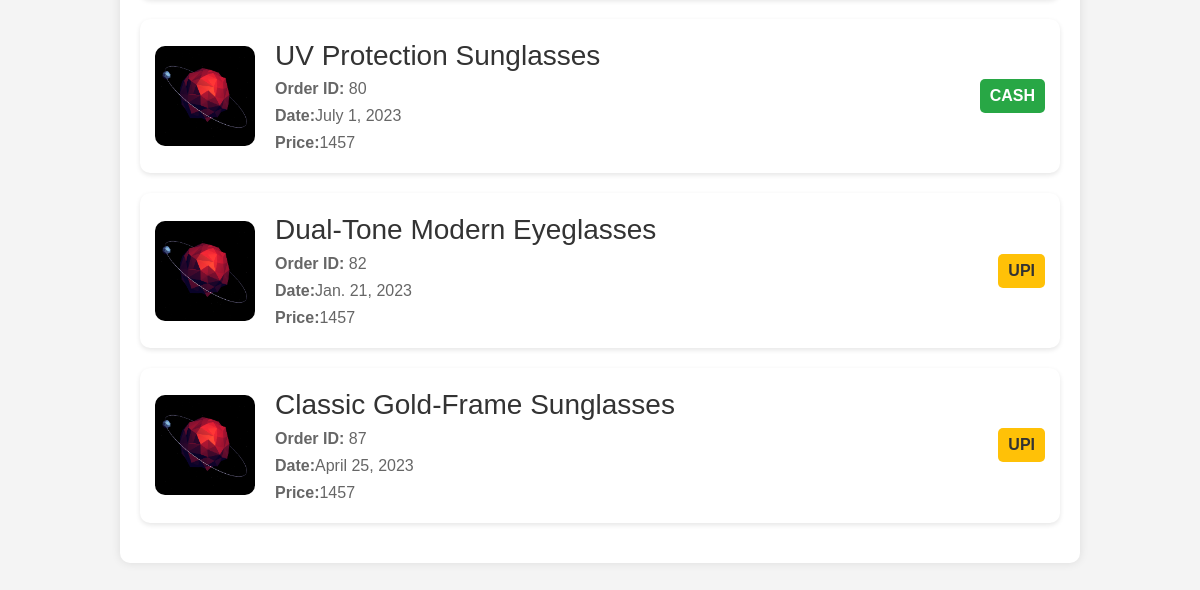
Page /cart/ (signed in, lower part) on the earlier database version.
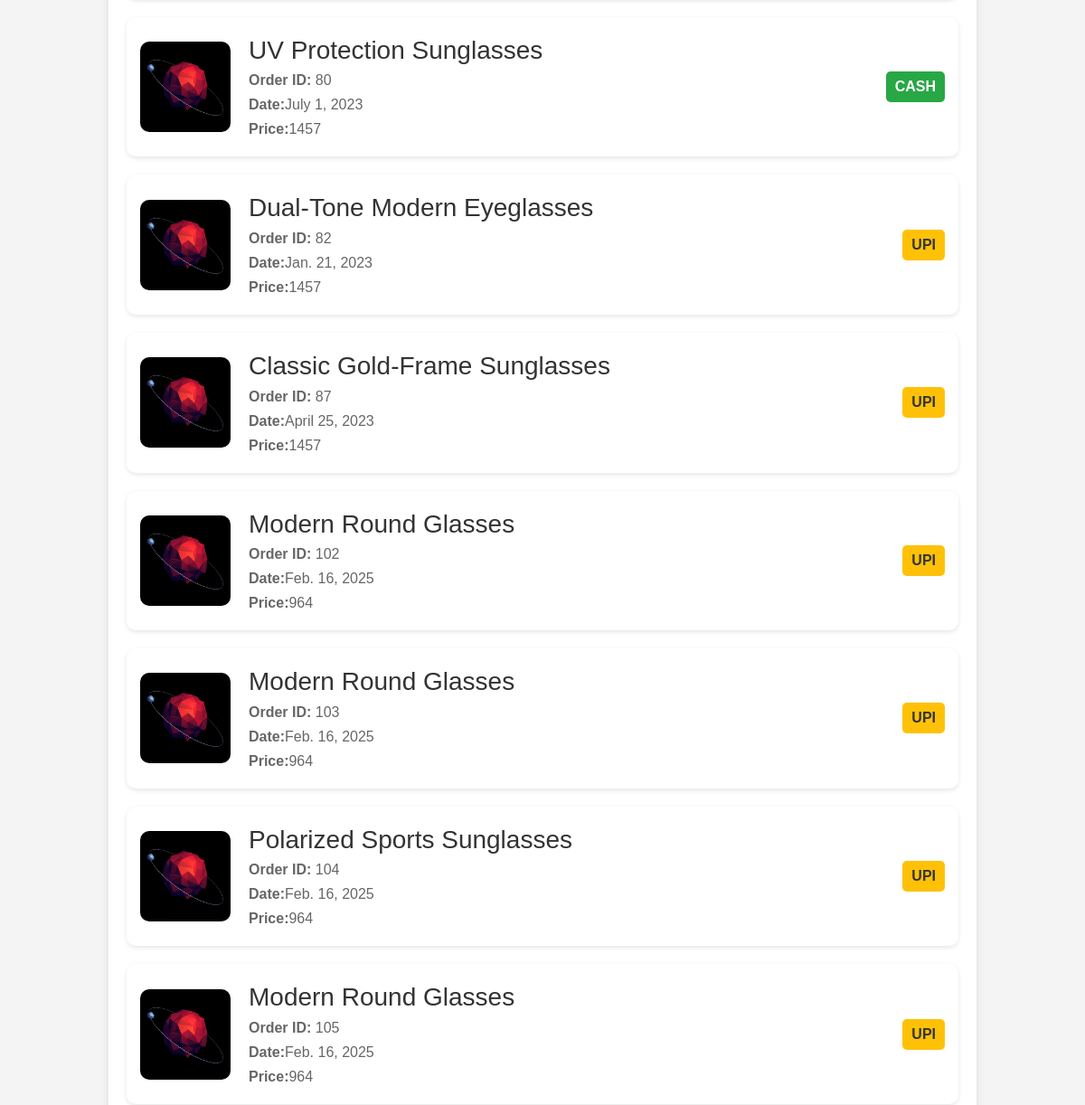
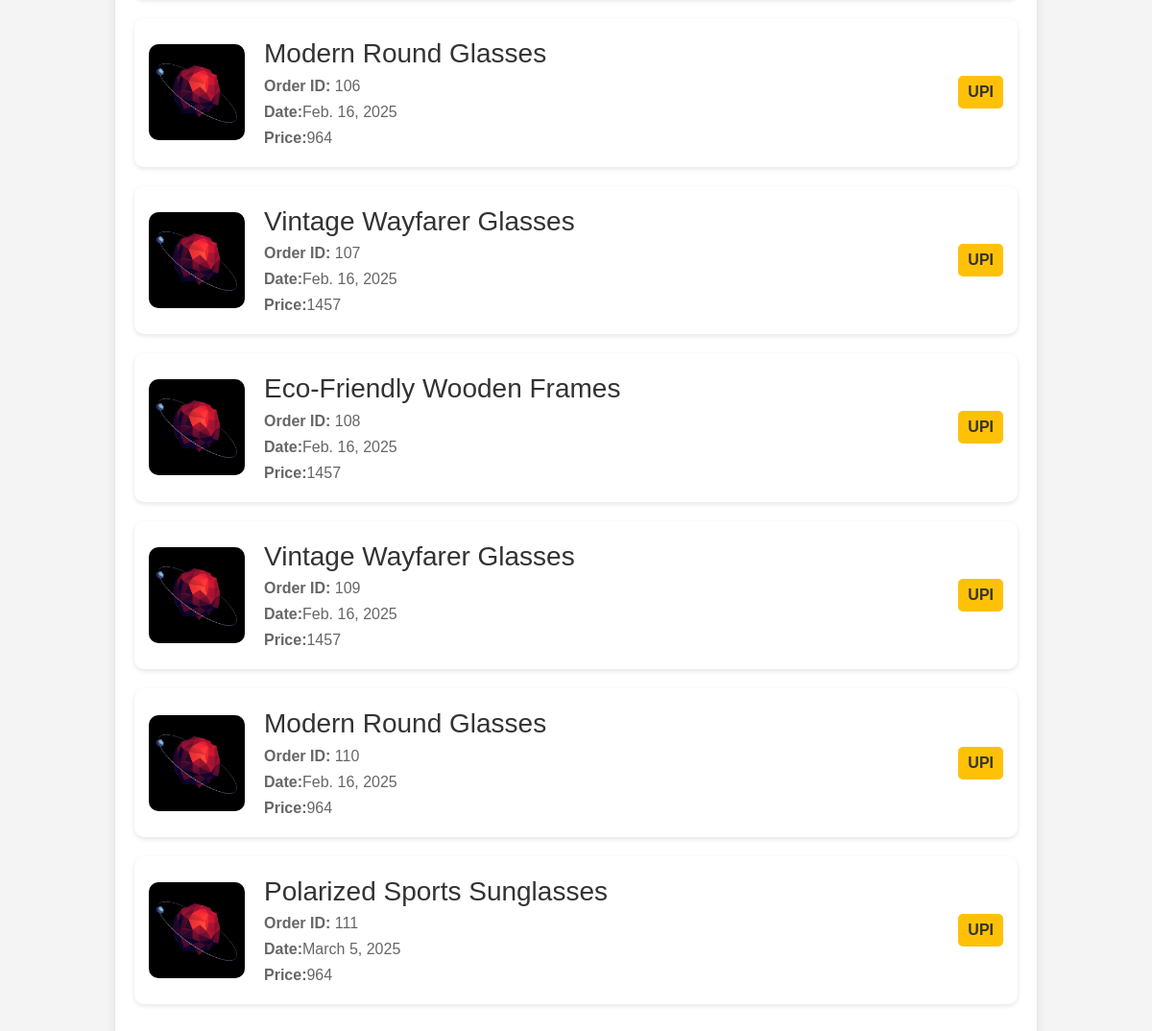
Same page on the later database version (2 pictures, top to bottom).
### optical_main/models.py (models this page shows)
class Order(models.Model):
    payment_choices = [
        ('CASH', 'Cash'),
        ('UPI', 'UPI')
    ]
    customer = models.ForeignKey(Customer, on_delete=models.CASCADE)
    product = models.ForeignKey(Product, on_delete=models.CASCADE)
    price=models.IntegerField(validators=[MinValueValidator(0)],default=0, help_text="Enter the price")
    quantity = models.IntegerField(validators=[MinValueValidator(0)], default=1,help_text="Enter the quantity")
    date = models.DateField(default=datetime.date.today, help_text="Enter the date of order")
    Payment_mode=models.CharField(max_length=10,choices=payment_choices,default='CASH', help_text="Select the payment mode")
    class Meta:
        verbose_name = "Order"
        verbose_name_plural = "Orders"
    def __str__(self):
        return self.customer.first_name + " " + self.customer.last_name + " - " + self.product.name

class Product(models.Model):
    CATEGORY_CHOICES = [
        ('EYEWEAR', 'Eyewear'),
        ('SUNGLASSES', 'Sunglasses'),
        ('READING_GLASS', 'Reading Glass'),
        ('OTHERS', 'Others'),
    ]
    MATERIAL_CHOICES = [
        ('PLASTIC', 'Plastic'),
        ('METAL', 'Metal'),
        ('COMPOSITE', 'Composite'),
    ]
    name = models.CharField(max_length=50, unique=True, help_text="Enter the product name")
    brand = models.CharField(max_length=50, help_text="Enter the brand name")
    description = models.TextField(help_text="Enter a description of the product")
    MRP = models.IntegerField(validators=[MinValueValidator(0)],default=0, help_text="Enter the maximum retail price")
    category = models.CharField(max_length=20, choices=CATEGORY_CHOICES,default='OTHERS', help_text="Select the product category")
    material = models.CharField(max_length=10, choices=MATERIAL_CHOICES, help_text="Select the material")
    lens = models.CharField(max_length=20, blank=True, help_text="Enter the lens type (if applicable)")
    stock = models.IntegerField(validators=[MinValueValidator(0)], help_text="Enter the stock quantity")
    discount = models.DecimalField(max_digits=5, decimal_places=2, validators=[MinValueValidator(0), MaxValueValidator(100)],default=0, help_text="Enter the discount percentage")
    date = models.DateField(default=datetime.date.today, help_text="Enter the date of addition")
    class Meta:
        verbose_name = "Product"
        verbose_name_plural = "Products"
    def __str__(self):
        return self.name

### optical_main/views.py (the view)
# urls.py: path('cart/',views.cart_page,name='cart'),
@login_required
def cart_page(request):
    if request.user.pk==1:
        o=Order.objects.filter(customer=request.user.pk)
    else:
        o=Order.objects.filter(customer=request.user.pk-1)
    print(o)
    return render(request,'Optical_main/cart-item.html',{'order':o})

### optical_main/Templates/Optical_main/cart-item.html (shortened to what this page needs)
<!DOCTYPE html>
<html lang="en">
<head>
    <link href="https://cdn.jsdelivr.net/npm/bootstrap@5.3.2/dist/css/bootstrap.min.css" rel="stylesheet">
    <link rel="stylesheet" href="https://cdn.jsdelivr.net/npm/bootstrap@5.3.3/dist/css/bootstrap.min.css">
    {% load static %}
</head>
{% include 'Optical_main/nav-bar.html' %}
<!DOCTYPE html>
<html lang="en">
<head>
</head>
<body>
    <div class="container">
        {% for i in order %}
        <div class="order-card">
            <img src="{% static 'optical_main/2.png' %}" alt="Product">
            <div class="order-details">
                <h3>{{i.product}}</h3>
                <p><strong>Order ID:</strong> {{i.id}}</p>
                <p><strong>Date:</strong>{{i.date}}</p>
                <p><strong>Price:</strong>{{i.price}}</p>
            </div>
            {% if i.Payment_mode == 'UPI' %}
            <span class="status pending">UPI</span>
            {% elif i.Payment_mode == 'CASH' %}
            <span class="status delivered">CASH</span>
            {% endif %}
        </div>
        {% endfor %}
    </div>
</body>
</html>

Differences in the rows shown:
added Order: product "Modern Round Glasses", id "102", date "Feb. 16, 2025", price "964", Payment_mode "UPI"
added Order: product "Modern Round Glasses", id "103", date "Feb. 16, 2025", price "964", Payment_mode "UPI"
added Order: product "Polarized Sports Sunglasses", id "104", date "Feb. 16, 2025", price "964", Payment_mode "UPI"
added Order: product "Modern Round Glasses", id "105", date "Feb. 16, 2025", price "964", Payment_mode "UPI"
added Order: product "Modern Round Glasses", id "106", date "Feb. 16, 2025", price "964", Payment_mode "UPI"
added Order: product "Vintage Wayfarer Glasses", id "107", date "Feb. 16, 2025", price "1457", Payment_mode "UPI"
added Order: product "Eco-Friendly Wooden Frames", id "108", date "Feb. 16, 2025", price "1457", Payment_mode "UPI"
added Order: product "Vintage Wayfarer Glasses", id "109", date "Feb. 16, 2025", price "1457", Payment_mode "UPI"
added Order: product "Modern Round Glasses", id "110", date "Feb. 16, 2025", price "964", Payment_mode "UPI"
added Order: product "Polarized Sports Sunglasses", id "111", date "March 5, 2025", price "964", Payment_mode "UPI"
